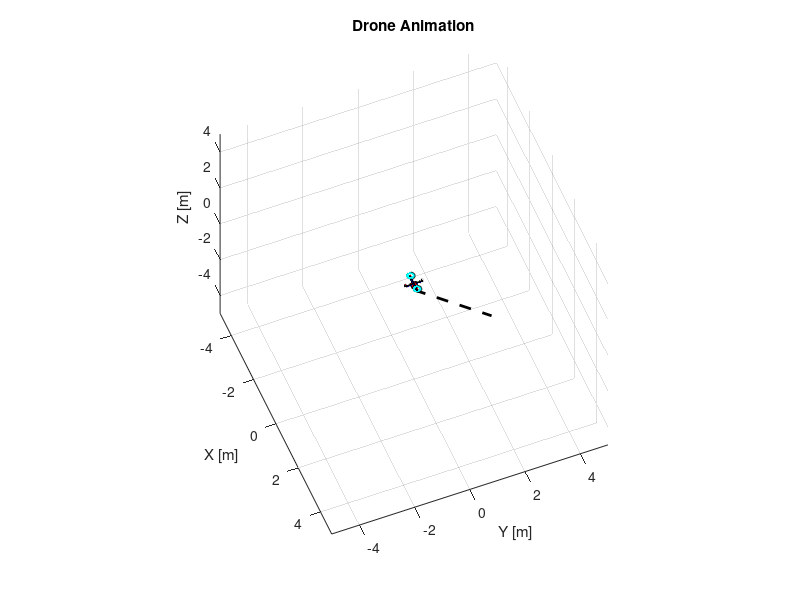

The MATLAB script that drew this image: (Note: this script raises an error after producing the figure.)
function main()
    % Define initial position and desired position
    x0 = 0.0; y0 = 0.0; z0 = 0.280;     % Initial position
    x_desired = 2.000000; y_desired = 2.000000; z_desired = 0.3;   % Desired position

    % Design parameters
    b = 0.6;   % the length of total square cover by whole body of quadcopter in meters
    % Time duration for the trajectory 
    t_final = 30; % Example duration in seconds
    dt = 0.05;       % Time step
    speed_factor = 1.5;  % Speed factor
    m=1;
    g=9.81;
    [x_t, y_t, z_t, roll, pitch, yaw] = generate_trajectory(x0, y0, z0, x_desired, y_desired, z_desired, t_final, dt, speed_factor);
    x=x_t;
    y=y_t;
    z=z_t;
    fprintf('x = %.3f\n y = %.3f\n, z = %.3f', x_t,y_t,z_t); 
    params.alpha = 1; params.beta = 1; params.gamma = 1;
    params.kp = [0.5, 0.5, 0.5, 0.1]; % Position and force gains
    params.ki = [0.1, 0.1, 0.1, 0.05];
    params.kd = [0.5, 0.5, 0.5, 0.2];
    params.rho = [1, 1, 1, 0.5]; % Performance decay rates
    params.W_f = 0.5; % Example modeling error bound
    params.M_f = 0;               % No overshoot
    params.l_f = 4;               % Decay rate for performance bound
    params.rho_f0 = 2;            % Initial performance bound
    params.rho_f_inf = 0.01;      % Steady-state performance bound
    params.zeta_f = 0.01;      % Parameter from equation (23)
    params.delta = 0.1;        % Parameter from equation (24)
    params.sigma = 0.001;       % Regularization parameter
    params.kp_f = 0.5;                    % Proportional gain
    params.kd_f = 0.1;                    % Derivative gain
    params.ki_f = 0.01;                   % Integral gain
    params.nn_gain = 0.1;       % Neural network contribution gain
    params.damping_factor = 0.01; % Damping factor for height control
    params.learning_rate = 0.001; % Neural network learning rate
    params.regularization_factor = 0.005;  % Regularization constant
    params.ki_f = 0.001; % Integral gain
    params.velocity_gain = 0.02;    % Velocity feedback gain
    params.theta_rate = 0.001; % Learning rate for neural weights
    %params.gain_factor = 10;              % Gain factor for error transformation
    theta_hat_pos = zeros(6, 1);   % For position control
    theta_hat_force = zeros(2, 1); % For force control
    params.gain_decay_rate = 0.01;  % Decay rate for proportional gain
    params.u_base = m*g;        % Baseline thrust command (adjust as needed)
    % Initialize arrays for noisy measurements and Kalman estimates
    noisy_measurements = zeros(3, length(x)); % For storing noisy [x; y; z] measurements
    kalman_estimates = zeros(3, length(x)-1); % For storing Kalman filter estimates
    z_thrust_arr = zeros(length(x), 1);
    deformation_history = zeros(1, length(x)); % Initialize array to store deformation history
    position_error = zeros(1, length(x)); % Initialize array to store position errors
    % Initialize force history
    force_history = zeros(1, length(x));  % Initialize force history
    
    drone_height_history = zeros(1, length(x)); % Initialize array to store drone heights
    
    % Initialize the surface
    [X_surface, Y_surface, Z_surface] = initialize_surface();
    % Initialize deformation rate history
   
    % Animation and control loop
    i = 1; % Initialize the index
        % Initial surface deformation
    
    while i <= length(x)

       % Current desired position 
        x_target = x(i); y_target = y(i); 
        
        % Stop the simulation if within the threshold distance
        
        fprintf('\n\nTime: %.2f s',(i) * dt);
        
        % Generate noisy measurements
        noise_std = 0.02; % Measurement noise standard deviation
        noisy_measurement = [x(i); y(i); z(i)] + noise_std * randn(3, 1);
        noisy_measurements(:, i) = noisy_measurement; % Store the noisy measurement

        % Simple Kalman filter update
        if i == 1
            kalman_estimate = [x(i); y(i); z(i)];
            P = eye(3) * noise_std^2;
        else
            kalman_estimate = [x(i); y(i); z(i)];
            % Update the covariance matrix
            A = eye(3);
            Q = eye(3) * 0.001; % Process noise covariance
            P = A * P * A' + Q; 

            % Measurement update step
            H = eye(3);
            R = eye(3) * (noise_std)^2; 
            K = P * H' / (H * P * H' + R);
            kalman_estimate = kalman_estimate + K * (noisy_measurement - H * kalman_estimate);
            P = (eye(3) - K * H) * P;
        end
        kalman_estimates(:, i) = kalman_estimate; % Store the Kalman estimate
        % Print current Kalman filter estimate to the command window
        fprintf('\nKalman Estimate: x = %.4f, y = %.4f, z = %.4f\n',  kalman_estimates(1, i), kalman_estimates(2, i), kalman_estimates(3, i));
        def_ideal = (3/1000)^(2/3);
        fprintf('\nIdeal Height=%4f',0.3-def_ideal);
        [u_pos, theta_hat_pos,e_z] = position_neuro_adaptive_controller(x_target, y_target,0.3-def_ideal, ...
                                           kalman_estimates(1, i),kalman_estimates(2, i),kalman_estimates(3, i), theta_hat_pos, dt, params);
        u_pos=[u_pos(1);u_pos(2);u_pos(3);0];
        
        fprintf('NN Weights: %.7f %.7f %.7f %.7f %.7f %.7f\n', theta_hat_pos);
        [x_pred, y_pred, z_pred, roll_pred, pitch_pred, yaw_pred] = predict_next_state(kalman_estimates(1, i),kalman_estimates(2, i),kalman_estimates(3, i),u_pos, dt,e_z);
        
        [force, deformation] = calculate_force(x_pred, y_pred, 0.3-z_pred, X_surface, Y_surface, Z_surface);
        fprintf('force=%4f', force);  
        
          
        %Determine control mode based on contact
        if abs(force-3) < 0.05
            % No contact - use position control only
            fprintf('Using position control only - establishing contact\n');
            x(i)=x_pred;
            y(i)= y_pred;
            z(i)=z_pred; 
            roll(i)=roll_pred;
            pitch(i)=pitch_pred;
            yaw(i) = yaw_pred;
        else
            % Contact established - use force controller
            [u_f, theta_hat_force, e_f] = force_neuro_adaptive_controller(force, deformation, 3.0, ...
                                                                       theta_hat_force, dt, params, u_pos);
            fprintf('Force NN Output: %.7f %.7f', theta_hat_force); 
            % Format control input vector
            u_pos = [u_f; u_pos(2); u_pos(3); 0];
            [x(i), y(i), z(i), roll(i), pitch(i), yaw(i)] = simulate_drone_dynamics(x_pred,y_pred,z_pred, u_pos, dt,e_f); 
       end
       
       
        
       
        fprintf('\nroll = %.4f, pitch = %.4f, yaw = %.4f', roll(i), pitch(i), yaw(i));
        fprintf('\nFinal Position: x = %.4f, y = %.4f, z = %.4f\n',  x(i), y(i), z(i));
        
        % Store the height of the drone
        drone_height_history(i) = z(i); % Store the updated drone height

       
        %Calculate position error
        position_error(i) = sqrt((x(i) - x_target)^2 + (y(i) - y_target)^2);

        % Call the animation function to visualize the drone's position
        [force_sensor_reading, deformation] = drone_Animation(x(i), y(i), z(i), roll(i), pitch(i), yaw(i), x_desired, y_desired, 0.3-def_ideal, b, z(i), kalman_estimates, X_surface, Y_surface, Z_surface, i); 
        % Store deformation in the history array
        deformation_history(i) = deformation;
        force_history(i) = force_sensor_reading;
        pause(dt);  % Pause for the time step duration
        z_thrust_arr(i) = z(i);
        i = i + 1; % Increment the index
    end
    % Plot position error over time
    figure;
    plot(position_error);
    xlabel('Time Step');
    ylabel('Position Error (m)');
    title('Position Error Over Time');
    fprintf('lastx:%4f', x_t(i-1));
    % Plotting and visualization functions (existing code unchanged)
    plot_kalman_results(x, y, z, noisy_measurements, kalman_estimates);
    plot_force(force_history); % Plot force sensor reading
    plot_deformation(deformation_history);
end


function surface_z = get_surface_height(X_surface, Y_surface, Z_surface, x, y)
    % Interpolating the surface height using the input grid and points
    surface_z = interp2(X_surface, Y_surface, Z_surface, x, y, 'linear', NaN);
end

function [X_surface, Y_surface, Z_surface] = initialize_surface()
    [X_surface, Y_surface] = meshgrid(linspace(-5, 5, 25));
    Z_surface = zeros(size(X_surface)); % Flat surface initially
end

function [force_sensor_reading, deformation, Z_surface_updated] = drone_Animation(x, y, z, roll, pitch, yaw, x_desired, y_desired, ~, b, z_thrust, ~, X_surface, Y_surface, Z_surface, ~)
    % Define design parameters
    H = 0.06;  % height of drone in Z direction (4cm)
    H_m = H + H / 2; % height of motor in z direction (5 cm)
    r_p = b / 4;   % radius of propeller

    % Define Figure plot
    view(68, 53);
    grid on;
    axis equal;
    xlim([-5 5]);
    ylim([-5 5]);
    zlim([-5 5]);
    title('Drone Animation')
    xlabel('X [m]');
    ylabel('Y [m]');
    zlabel('Z [m]');
    hold on;

    % Plot the desired trajectory with adjusted height
    plot3([x(1), x_desired], [y(1), y_desired], [z(1)-0.3, 0], 'k--', 'LineWidth', 2);
    
    % Plot the planar blue surface
    surface(X_surface, Y_surface, Z_surface, 'FaceColor', 'blue', 'FaceAlpha', 0.3);
    
    % Clear previous plot
    cla;
     % Plot the desired trajectory with adjusted height
    plot3([x(1), x_desired], [y(1), y_desired], [z(1)-0.3, 0], 'k--', 'LineWidth', 2);
   
    % Plot the drone at the estimated position
    plot_drone(x, y, z, roll, pitch, yaw, b, H, H_m, r_p);

    % Plot the probe at the desired position
    [force_sensor_reading, deformation] = plot_probe(x, y, z_thrust, X_surface, Y_surface, Z_surface);

    % Update the surface by adjusting Z_surface according to the deformation
    Z_surface_updated = Z_surface;  % Start with original surface heights
    deformation_area_radius = 0.3; % Radius around probe where deformation is applied (adjust as necessary)
    
    % Apply deformation to surface based on probe location
    for j = 1:length(X_surface)
        for k = 1:length(Y_surface)
            dist_to_probe = sqrt((X_surface(j, k) - x)^2 + (Y_surface(j, k) - y)^2);
            if dist_to_probe <= deformation_area_radius
                % Apply deformation to Z_surface (sink the surface)
                Z_surface_updated(j, k) = Z_surface(j, k) - deformation*20;% *20 so that we can visually see te deformation of the surface
            end
        end
    end

    % Plot the blue surface with updated Z_surface
    surface(X_surface, Y_surface, Z_surface_updated, 'FaceColor', 'blue', 'FaceAlpha', 0.3); 

    % Set the current frame
    drawnow; 
    hold off;
end


function [x, y, z, roll, pitch, yaw] = generate_trajectory(x0, y0, z0, x_desired, y_desired, z_desired, t_final, dt, speed_factor)
    % Generate a straight-line trajectory from initial position to desired position
    t = 0:dt:t_final; 
    % Adjust the number of steps based on speed_factor
    num_steps = ceil(numel(t) / speed_factor);
    x = linspace(x0, x_desired, num_steps);
    y = linspace(y0, y_desired, num_steps);
    z = linspace(z0, z_desired, num_steps);
    
    % Assume constant roll, pitch, and yaw for simplicity
    roll = zeros(size(x));     % No roll
    pitch = zeros(size(x));    % No pitch
    yaw = zeros(size(x));      % No yaw
end

function [x_new, y_new, z_new, roll_new, pitch_new, yaw_new] = simulate_drone_dynamics(x, y, z, u, dt,e_f)
    %Physical parameters
    m = 1;  % Mass of the quadcopter (kg)
    
    Ixx = 0.1; % Moment of inertia about x-axis
    Iyy = 0.1; % Moment of inertia about y-axis
    Izz = 0.3; % Moment of inertia about z-axis
    L = 0.5;  % Distance from the center of the quadcopter to any of the propellers (m)
    k=0.1;
    b = 0.01; % Torque constant for yaw

    % Extract control inputs (Throttle, Roll, Pitch, Yaw)
    throttle = u(1);  % Thrust control input
    roll_in = u(2);   % Roll input
    pitch_in = u(3);  % Pitch input
    yaw_in = u(4);    % Yaw input
    
    % Motor thrusts (no change in logic)
    T1 = throttle + roll_in + pitch_in + yaw_in;
    T2 = throttle - roll_in + pitch_in - yaw_in;
    T3 = throttle + roll_in - pitch_in - yaw_in;
    T4 = throttle - roll_in - pitch_in + yaw_in;
    
    % Motor angular velocities

    omega1=sqrt(T1);
    omega2=sqrt(T2);
    omega3=sqrt(T3);
    omega4=sqrt(T4);
    
    
    k1=abs(0.1*e_f);
    total_thrust = k1*(omega1^2 + omega2^2 + omega3^2 + omega4^2);
    
    % Compute torques for roll, pitch, and yaw (unchanged logic)
    tau_phi = L * k * (-omega2^2 + omega4^2);  % Roll torque
    tau_theta = L * k * (-omega1^2 + omega3^2);  % Pitch torque
    tau_psi = b * (omega1^2 - omega2^2 + omega3^2 - omega4^2);  % Yaw torque

    % Update linear accelerations (using Newton-Euler equations)
    
    z_acceleration = -sign(e_f)*(total_thrust / m);  % Vertical acceleration (gravity + thrust)
   
    x_acceleration = total_thrust / m * (cos(yaw_in) * sin(pitch_in) * cos(roll_in) + sin(yaw_in) * sin(roll_in));
    y_acceleration = total_thrust / m * (sin(yaw_in) * sin(pitch_in) * cos(roll_in) - cos(yaw_in) * sin(roll_in));

    % Update angular accelerations (using Euler-Lagrange equations)
    p = roll_in;
    q = pitch_in;
    r = yaw_in;

    % Compute angular accelerations based on the torques
    roll_acceleration = (tau_phi - Izz * q * r) / Ixx;
    pitch_acceleration = (tau_theta - Ixx * p * r) / Iyy;
    yaw_acceleration = (tau_psi - Iyy * p * q) / Izz;

    % Calculate velocities first (proper Euler integration)
    vx = x_acceleration * dt;
    vy = y_acceleration * dt;
    vz = z_acceleration * dt; 

    % Predict next state using Euler integration (single dt multiplication)
    x_new = x + vx * dt;
    y_new = y + vy * dt;
    z_new = z + vz * dt;

    roll_new = roll_in + roll_acceleration * dt;
    pitch_new = pitch_in + pitch_acceleration * dt;
    yaw_new = yaw_in + yaw_acceleration * dt;

    % Debugging information
    fprintf('\nThrottle Input: %.4f', throttle);
    fprintf(' Total Thrust: %.4f N', total_thrust);
    fprintf(' Z Acceleration: %.4f m/s^2', z_acceleration);
    
end


function [x_pred, y_pred, z_pred, roll_pred, pitch_pred, yaw_pred] = predict_next_state(x, y, z, u, dt,e_z)
   %%Physical parameters
    m = 1;  % Mass of the quadcopter (kg)
    
    Ixx = 0.1; % Moment of inertia about x-axis
    Iyy = 0.1; % Moment of inertia about y-axis
    Izz = 0.3; % Moment of inertia about z-axis
    L = 0.5;  % Distance from the center of the quadcopter to any of the propellers (m)
    k=0.1;
 
    b = 0.01; % Torque constant for yaw

    % Extract control inputs (Throttle, Roll, Pitch, Yaw)
    throttle = u(1);  % Thrust control input
    roll_in = u(2);   % Roll input
    pitch_in = u(3);  % Pitch input
    yaw_in = u(4);    % Yaw input
    
    % Motor thrusts (no change in logic)
    T1 = throttle + roll_in + pitch_in + yaw_in;
    T2 = throttle - roll_in + pitch_in - yaw_in;
    T3 = throttle + roll_in - pitch_in - yaw_in;
    T4 = throttle - roll_in - pitch_in + yaw_in;
    
    % Motor angular velocities

    omega1=sqrt(T1);
    omega2=sqrt(T2);
    omega3=sqrt(T3);
    omega4=sqrt(T4);
    
    
    k1=10*abs(e_z);
    total_thrust = k1*(omega1^2 + omega2^2 + omega3^2 + omega4^2);

    % Compute torques for roll, pitch, and yaw (unchanged logic)
    tau_phi = L * k * (-omega2^2 + omega4^2);  % Roll torque
    tau_theta = L * k * (-omega1^2 + omega3^2);  % Pitch torque
    tau_psi = b * (omega1^2 - omega2^2 + omega3^2 - omega4^2);  % Yaw torque

    % Update linear accelerations (using Newton-Euler equations)
    
    z_acceleration = sign(e_z)*(total_thrust / m);  % Vertical acceleration (gravity + thrust)
   
    x_acceleration = total_thrust / m * (cos(yaw_in) * sin(pitch_in) * cos(roll_in) + sin(yaw_in) * sin(roll_in));
    y_acceleration = total_thrust / m * (sin(yaw_in) * sin(pitch_in) * cos(roll_in) - cos(yaw_in) * sin(roll_in));

    % Update angular accelerations (using Euler-Lagrange equations)
    p = roll_in;
    q = pitch_in;
    r = yaw_in;

    % Compute angular accelerations based on the torques
    roll_acceleration = (tau_phi - Izz * q * r) / Ixx;
    pitch_acceleration = (tau_theta - Ixx * p * r) / Iyy;
    yaw_acceleration = (tau_psi - Iyy * p * q) / Izz;

    % Calculate velocities first (proper Euler integration)
    vx = x_acceleration * dt;
    vy = y_acceleration * dt;
    vz = z_acceleration * dt;
    % Predict next state using Euler integration (single dt multiplication)
    x_pred = x + vx * dt;
    y_pred= y + vy * dt;
    z_pred= z + vz * dt;

    roll_pred = roll_in + roll_acceleration * dt;
    pitch_pred = pitch_in + pitch_acceleration * dt;
    yaw_pred = yaw_in + yaw_acceleration * dt;
    
    % Add debug output to verify predictions
    
    fprintf('Predicted State:\n');
    fprintf('Position (x,y,z): %.4f, %.4f, %.4f\n', x_pred, y_pred, z_pred);
    fprintf('\nThrottle Input: %.4f', throttle);
    fprintf(' Z acceleration: %.4f, Z velocity: %.4f\n', z_acceleration, vz);
    
end



function [u_pos, theta_hat_pos,e_z] = position_neuro_adaptive_controller(x_target, y_target, z_target, x, y, z, theta_hat_pos, dt, params)
    % Extract parameters
    m=1;
    g=9.81;
    alpha = params.alpha; beta = params.beta; gamma = params.gamma;
    kp = params.kp(1:3); ki = params.ki(1:3); kd = params.kd(1:3);
    rho = params.rho(1:3); % Performance function decay rates
    theta_rate = params.theta_rate; % Learning rate
    %fprintf('NN Weights: %.7f %.7f %.7f %.7f %.7f %.7f\n', theta_hat_pos);
    % Position errors
    e_pos = [x_target - x; y_target - y; z_target - z];
    
    % Initialize persistent variable for previous error
    persistent e_pos_prev;
    if isempty(e_pos_prev)
        e_pos_prev = e_pos;
    end
    e_z = z_target - z;
    % Prescribed performance error transformation
    epsilon_pos = e_pos ./ (rho + eps);

    % Derivative and integral of the error
    e_diff = (e_pos - e_pos_prev) / dt;
    lambda = 0.01;
    e_int = cumsum(e_pos * dt);
    e_int = e_int * (1 - lambda) + e_pos * dt;

    % Lyapunov-based terms
    s_pos = alpha * (kp .* epsilon_pos + kd .* e_diff + ki .* e_int);

    % Neural network approximation
    z_vector = [x; y; z; x_target; y_target; z_target];
    neural_output = gamma * (theta_hat_pos' * z_vector);

    % Adaptive law for neural network weights
    theta_hat_dot = beta * theta_rate * z_vector * norm(s_pos);
    theta_hat_pos = theta_hat_pos + theta_hat_dot * dt;

    % Compute control input
    u_pos = s_pos + neural_output;
    u_pos(1)=u_pos(1) + m*g;
    % Update previous error
    e_pos_prev = e_pos;
end



function [u_force, theta_hat_force, e_f] = force_neuro_adaptive_controller(force_current, deformation, force_desired, theta_hat_force, dt, params,u_pos)
    % Implements a stable neuro-adaptive force controller based on the pape
    gamma = 0.01;  % Reduced gamma value for stability
    rho_f0 = params.rho_f0;
    rho_f_inf = params.rho_f_inf;
    l_f = params.l_f;
    learning_rate = 0.9;  % Reduced learning rate for stability
    sigma = params.sigma;
    
    % Persistent variables for state tracking
    persistent rho_f e_f_prev e_f_int prev_u_force;
    if isempty(rho_f)
        rho_f = rho_f0;
        e_f_prev = 0;
        e_f_int = 0;
        prev_u_force = 0;
    end
    
    % Update performance function with numerical safety
    rho_f_dot = -l_f * (rho_f - rho_f_inf);
    rho_f = max(rho_f + rho_f_dot * dt, 0.01); % Ensure positive rho_f
    
    % Force error and its derivative (with filtering)
    e_f = force_desired - force_current;
    e_f_dot = (e_f - e_f_prev) / dt;
    
    % Apply low-pass filter to error derivative
    filter_coef = 0.7;
    e_f_dot = filter_coef * e_f_dot + (1-filter_coef) * e_f_prev / dt;
    e_f_prev = e_f;
    
    % Integrate error (with anti-windup)
    lambda = 0.1;  % Increased forgetting factor
    max_integral = 0.2;  % Anti-windup limit
    e_f_int = e_f_int * (1 - lambda) + e_f * dt;
    e_f_int = max(min(e_f_int, max_integral), -max_integral);  % Apply anti-windup
    
    % Simplified control approach for stability
    % Use a PID-like structure with neural network adaptation
    kp = 0.01;
    ki = 0.01;
    kd = 0.05;
    
    % Neural network input vector
    Z_f = [deformation; 0.279199]; % Input: deformation and bias
    
    % Neural network output (approximation of partial_f)
    partial_f_hat = theta_hat_force' * Z_f; % Ensure positive value
    
    % Update neural network weights (simplified)
    adaptation_error = e_f;
    theta_hat_dot = learning_rate * (adaptation_error * Z_f - sigma * theta_hat_force);
    
    % Limit weight update magnitude
    max_update = 0.001;
    theta_hat_norm = norm(theta_hat_dot);
    if theta_hat_norm > max_update
        theta_hat_dot = theta_hat_dot * (max_update / theta_hat_norm);
    end
    
    theta_hat_force = theta_hat_force + theta_hat_dot * dt;
    
    % Calculate control input using PID + neural compensation
    u_pid = kp * e_f + ki * e_f_int + kd * e_f_dot;
    u_nn = gamma * partial_f_hat * sign(e_f);
    
    % Combine and limit control output
    u_force = u_pid + u_nn;
    
    % Rate limiter
    max_rate = 0.01;
    if abs(u_force - prev_u_force) > max_rate
        u_force = prev_u_force + max_rate * sign(u_force - prev_u_force);
    end
      
    % Store for next iteration
    prev_u_force = u_force;
    u_force=u_pos(1)+u_force;
    % Debug output
    fprintf(' Force Control: Current=%.3fN, Desired=%.3fN, Error=%.3fN\n', ...
            force_current, force_desired, e_f);
    
   
end


function [force_sensor_reading, deformation] = plot_probe(x, y, z, X_surface, Y_surface, Z_surface)
    probe_length = 0.3; % Adjust as necessary
    probe_radius = 0.01; % Adjust as necessary

    % Plot the probe cylinder
    [xcylinder_probe, ycylinder_probe, zcylinder_probe] = cylinder(probe_radius, 20);
    surface(xcylinder_probe + x, ycylinder_probe + y, -zcylinder_probe * probe_length + z, 'facecolor', 'k');
    
    % Calculate and apply force and deformation
    [force_sensor_reading, deformation] = calculate_force(x, y, 0.3 - z, X_surface, Y_surface, Z_surface);

    % Display force reading
   
    text(x + 0.1, y + 0.1, z + 0.8, ['      Force(N): ', num2str(force_sensor_reading, '%.4f')], ...
         'FontSize', 15, 'FontWeight', 'bold', 'Color', 'red');
    fprintf('Final Force = %4f', force_sensor_reading);
end


function plot_drone(x, y, z, roll, pitch, yaw, b, H, H_m, r_p)
    % Plot the drone at the given position and orientation
    % Define design parameters
    %D2R = pi / 180;
    %ro = 45 * D2R;                   % angle by which rotate the base of quadcopter
     % Precompute the cosines and sines of the roll, pitch, and yaw angles
    C_phi = cos(roll);
    S_phi = sin(roll);
    C_theta = cos(pitch);
    S_theta = sin(pitch);
    C_psi = cos(yaw);
    S_psi = sin(yaw);

    % Rotation matrix using the provided formula
    Ri = [
        C_psi * C_theta,                  S_psi * C_theta,                 -S_theta;
        C_psi * S_theta * S_phi - S_psi * C_phi, S_psi * S_theta * S_phi + C_psi * C_phi, C_theta * S_phi;
        C_psi * S_theta * C_phi + S_psi * S_phi, S_psi * S_theta * C_phi - C_psi * S_phi, C_theta * C_phi
    ];

    
    
    base_co = [-b / 6, b / 6, b / 6, -b / 6; % Coordinates of Base 
               -b / 6, -b / 6, b / 6, b / 6;
               0,    0,   0,   0];
    base = Ri * base_co + [x; y; z - H]; % rotate base Coordinates by 45 degree and adjust z for drone height

    to = linspace(0, 2 * pi);
    xp = r_p * cos(to) + x;
    yp = r_p * sin(to) + y;
    zp = zeros(1, length(to)) + z;

    % Plot drone components
    % Design the base square
    patch(base(1,:), base(2,:), base(3,:), 'r');
    patch(base(1,:), base(2,:), base(3,:) + H, 'r');

    % Design 2 perpendicular legs of quadcopter 
    [xcylinder, ycylinder, zcylinder] = cylinder([H / 2, H / 2]);
    surface(b * zcylinder - b / 2 + x, ycylinder + y, xcylinder + H / 2 + z, 'facecolor', 'b');
    surface(ycylinder + x, b * zcylinder - b / 2 + y, xcylinder + H / 2 + z, 'facecolor', 'b');

    % Design 4 cylindrical motors 
    surface(xcylinder + b / 2 + x, ycylinder + y, H_m * zcylinder + H / 2 + z, 'facecolor', 'r');
    surface(xcylinder - b / 2 + x, ycylinder + y, H_m * zcylinder + H / 2 + z, 'facecolor', 'r');
    surface(xcylinder + x, ycylinder + b / 2 + y, H_m * zcylinder + H / 2 + z, 'facecolor', 'r');
    surface(xcylinder + x, ycylinder - b / 2 + y, H_m * zcylinder + H / 2 + z, 'facecolor', 'r');

    % Design 4 propellers
    patch(xp + b / 2, yp, zp + (H_m + H / 2), 'c', 'LineWidth', 0.5);
    patch(xp - b / 2, yp, zp + (H_m + H / 2), 'c', 'LineWidth', 0.5);
    patch(xp, yp + b / 2, zp + (H_m + H / 2), 'p', 'LineWidth', 0.5);
    patch(xp, yp - b / 2, zp + (H_m + H / 2), 'p', 'LineWidth', 0.5);
end

function [force, deformation] = calculate_force(x_probe, y_probe, z_probe, X_surface, Y_surface, Z_surface)
    % Get the surface height under the probe position
    surface_z = get_surface_height(X_surface, Y_surface, Z_surface, x_probe, y_probe);
    deformation = (z_probe - surface_z); % How much the probe penetrates
    
    % Initialize force as zero
    force = 0;
   
    % Check for meaningful deformation
    if deformation > 0.0001  
        k = 1000; % Surface stiffness constant
        force = k * deformation^1.5; % Apply a nonlinear deformation force
        
    end
    
end

function plot_kalman_results(x, y, z, noisy_measurements, kalman_estimates)
    % This function plots the results of the Kalman filter alongside the actual trajectory
    % and the noisy measurements.
    
    figure; % Create a new figure
    hold on; grid on; % Enable grid and hold to plot multiple datasets
    
    % Plot actual trajectory
    plot3(x, y, z, 'g-', 'LineWidth', 2, 'DisplayName', 'Actual Trajectory');
    
    % Plot noisy measurements
    plot3(noisy_measurements(1, :), noisy_measurements(2, :), noisy_measurements(3, :), 'kx', 'DisplayName', 'Noisy Measurements');
    
    % Plot Kalman filter estimates
    plot3(kalman_estimates(1, :), kalman_estimates(2, :), kalman_estimates(3, :), 'b-', 'LineWidth', 2, 'DisplayName', 'Kalman Estimated Position');
    
    % Enhancements for visualization
    xlabel('X [m]');
    ylabel('Y [m]');
    zlabel('Z [m]');
    zlim([0, 0.4]);
    title('Drone Trajectory, Noisy Measurements, and Kalman Filter Estimates');
    legend show; % Display legend to identify each dataset
    % Set the view angle
    view(3); % Default 3D view
end

function plot_force(force_history)
    % Plot force sensor reading over time in a separate figure
    figure, 
    plot(1:length(force_history), force_history, 'r', 'LineWidth', 1.5);
    xlabel('Time Step');
    ylabel('Force (N)');
    title('Force Sensor Reading over Time');
    grid on;
    %ylim([-2, 0]);
end

function plot_deformation(deformation_history)
    % Plot the deformation over time
    figure;
    plot(1:length(deformation_history), deformation_history, 'r-', 'LineWidth', 2);
    xlabel('Time step');
    ylabel('Deformation (m)');
    title('Deformation over Time');
    grid on;
end
